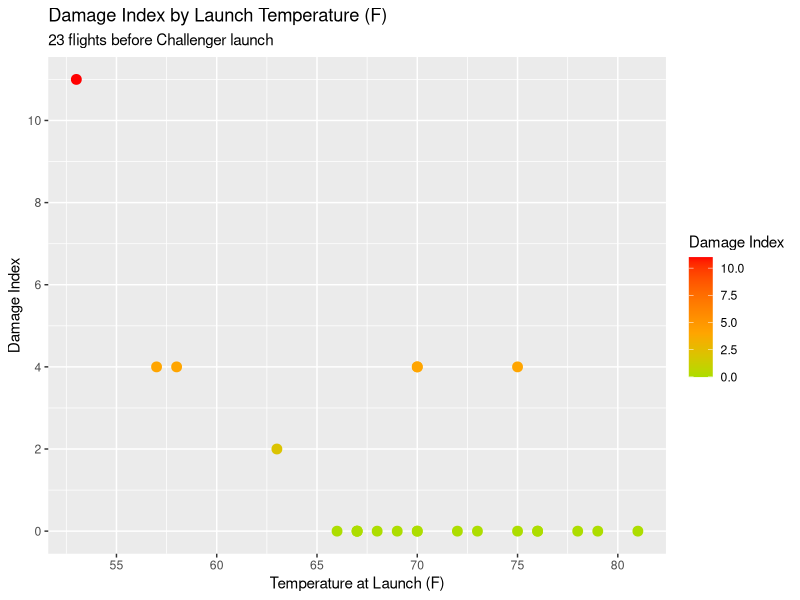

Source code (R):
## ---- chunk 1
knitr::opts_chunk$set(echo = TRUE)
library(tidyverse)
library(data.table)
library(ggplot2)
library(RColorBrewer)
## ---- chunk 2
challenger <- fread("challenger-data.txt")
ggplot(data = challenger, aes(x = launch_temp, y = damage_index)) +
  geom_point(aes(colour = damage_index), size = 3) +
  scale_colour_gradient2(low = "green", mid = "orange", high = "red", midpoint = 4) +
  scale_x_continuous(breaks = scales::pretty_breaks(n = 6)) +
  scale_y_continuous(breaks = scales::pretty_breaks(n = 5)) +
  ylab("Damage Index") +
  xlab("Temperature at Launch (F)") +
  ggtitle("Damage Index by Launch Temperature (F)", subtitle = "23 flights before Challenger launch") +
  labs(color="Damage Index") 
